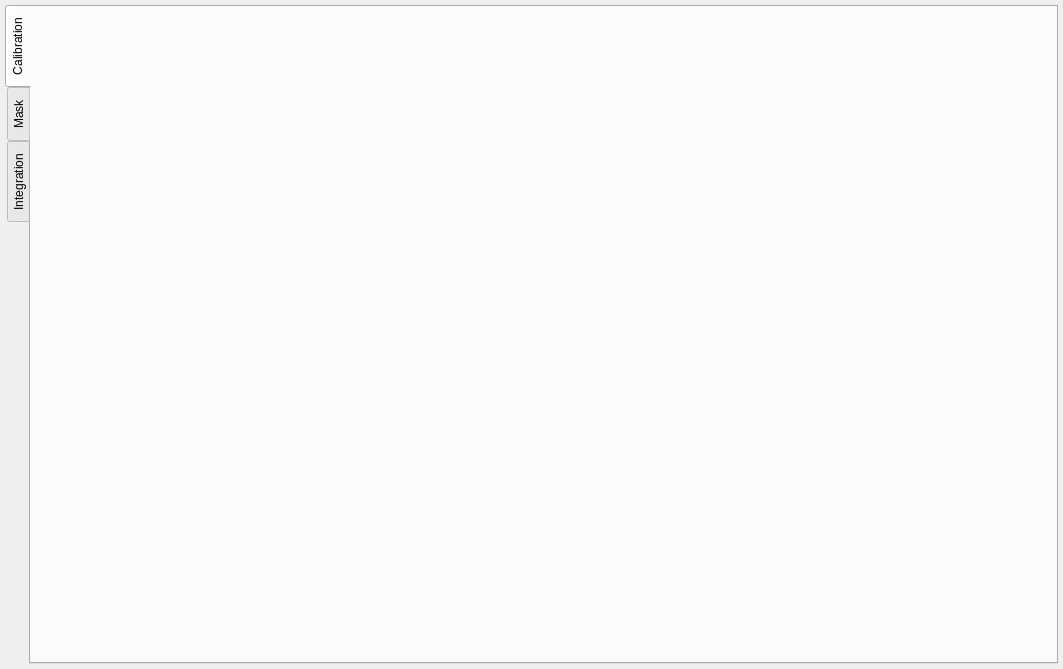
<?xml version="1.0" encoding="UTF-8"?>
<ui version="4.0">
 <class>mainView</class>
 <widget class="QWidget" name="mainView">
  <property name="geometry">
   <rect>
    <x>0</x>
    <y>0</y>
    <width>1063</width>
    <height>669</height>
   </rect>
  </property>
  <property name="windowTitle">
   <string>Form</string>
  </property>
  <layout class="QGridLayout" name="gridLayout">
   <property name="margin">
    <number>5</number>
   </property>
   <item row="0" column="0">
    <widget class="QTabWidget" name="tabWidget">
     <property name="tabPosition">
      <enum>QTabWidget::West</enum>
     </property>
     <property name="tabShape">
      <enum>QTabWidget::Rounded</enum>
     </property>
     <property name="currentIndex">
      <number>0</number>
     </property>
     <property name="elideMode">
      <enum>Qt::ElideLeft</enum>
     </property>
     <widget class="QWidget" name="calibration_tab">
      <attribute name="title">
       <string>Calibration</string>
      </attribute>
     </widget>
     <widget class="QWidget" name="mask_tab">
      <attribute name="title">
       <string>Mask</string>
      </attribute>
     </widget>
     <widget class="QWidget" name="integration_tab">
      <attribute name="title">
       <string>Integration</string>
      </attribute>
     </widget>
    </widget>
   </item>
  </layout>
 </widget>
 <resources/>
 <connections/>
</ui>
